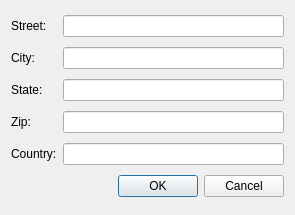
<ui version="4.0" >
 <class>InsertAddressDialog</class>
 <widget class="QWidget" name="InsertAddressDialog" >
  <property name="geometry" >
   <rect>
    <x>0</x>
    <y>0</y>
    <width>295</width>
    <height>215</height>
   </rect>
  </property>
  <property name="windowTitle" >
   <string>Dialog</string>
  </property>
  <layout class="QGridLayout" >
   <item row="0" column="0" >
    <widget class="QLabel" name="label" >
     <property name="text" >
      <string>Street:</string>
     </property>
    </widget>
   </item>
   <item row="0" column="1" >
    <widget class="QLineEdit" name="streetLineEdit" />
   </item>
   <item row="1" column="0" >
    <widget class="QLabel" name="label_2" >
     <property name="text" >
      <string>City:</string>
     </property>
    </widget>
   </item>
   <item row="1" column="1" >
    <widget class="QLineEdit" name="cityLineEdit" />
   </item>
   <item row="2" column="0" >
    <widget class="QLabel" name="label_3" >
     <property name="text" >
      <string>State:</string>
     </property>
    </widget>
   </item>
   <item row="2" column="1" >
    <widget class="QLineEdit" name="stateLineEdit" />
   </item>
   <item row="3" column="0" >
    <widget class="QLabel" name="label_4" >
     <property name="text" >
      <string>Zip:</string>
     </property>
    </widget>
   </item>
   <item row="3" column="1" >
    <widget class="QLineEdit" name="zipLineEdit" />
   </item>
   <item row="4" column="0" >
    <widget class="QLabel" name="label_5" >
     <property name="text" >
      <string>Country:</string>
     </property>
    </widget>
   </item>
   <item row="4" column="1" >
    <widget class="QLineEdit" name="countryLineEdit" />
   </item>
   <item row="5" column="0" colspan="2" >
    <widget class="QDialogButtonBox" name="buttonBox" >
     <property name="orientation" >
      <enum>Qt::Horizontal</enum>
     </property>
     <property name="standardButtons" >
      <set>QDialogButtonBox::Cancel|QDialogButtonBox::NoButton|QDialogButtonBox::Ok</set>
     </property>
    </widget>
   </item>
  </layout>
 </widget>
 <resources/>
</ui>
